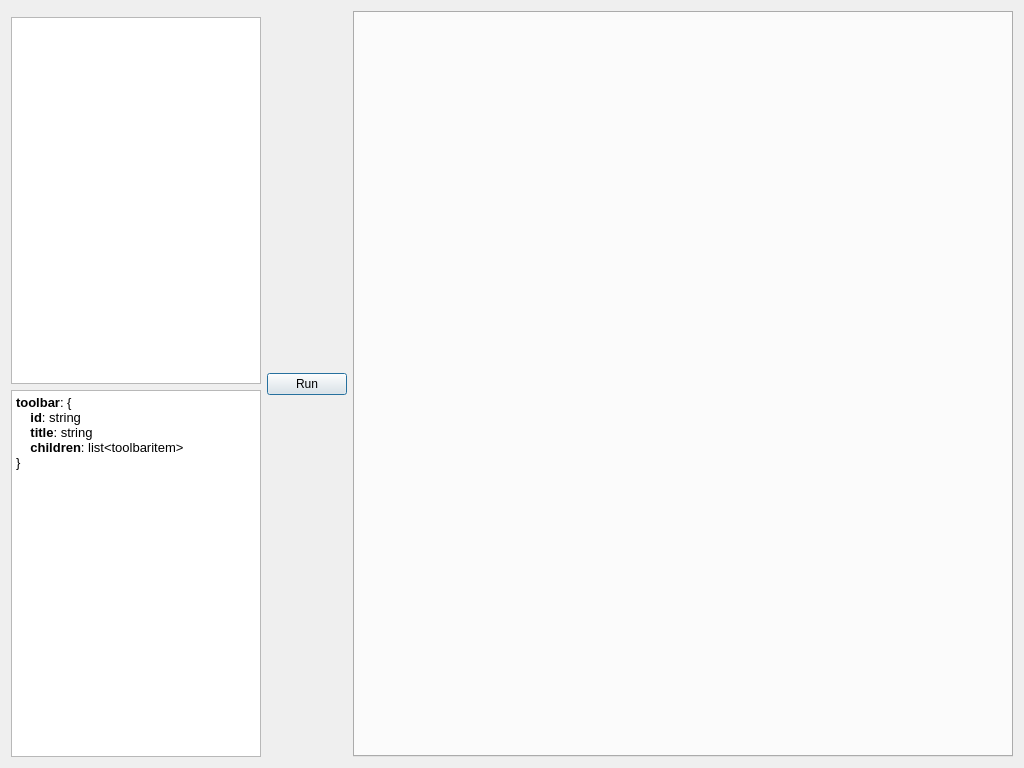
<?xml version="1.0" encoding="UTF-8"?>
<ui version="4.0">
 <class>ToolbarDialog</class>
 <widget class="QDialog" name="ToolbarDialog">
  <property name="geometry">
   <rect>
    <x>0</x>
    <y>0</y>
    <width>1024</width>
    <height>768</height>
   </rect>
  </property>
  <property name="windowTitle">
   <string>Extract Toolbars</string>
  </property>
  <layout class="QHBoxLayout" name="horizontalLayout">
   <item>
    <layout class="QVBoxLayout" name="verticalLayout">
     <item>
      <widget class="FileSelector" name="fileSelector" native="true">
       <property name="maximumSize">
        <size>
         <width>250</width>
         <height>16777215</height>
        </size>
       </property>
      </widget>
     </item>
     <item>
      <widget class="QTreeView" name="treeView">
       <property name="sizePolicy">
        <sizepolicy hsizetype="Preferred" vsizetype="Expanding">
         <horstretch>0</horstretch>
         <verstretch>0</verstretch>
        </sizepolicy>
       </property>
       <property name="maximumSize">
        <size>
         <width>250</width>
         <height>16777215</height>
        </size>
       </property>
       <property name="autoScroll">
        <bool>false</bool>
       </property>
       <attribute name="headerVisible">
        <bool>false</bool>
       </attribute>
       <attribute name="headerDefaultSectionSize">
        <number>40</number>
       </attribute>
      </widget>
     </item>
     <item>
      <widget class="QTextEdit" name="textEdit">
       <property name="sizePolicy">
        <sizepolicy hsizetype="Preferred" vsizetype="Expanding">
         <horstretch>0</horstretch>
         <verstretch>0</verstretch>
        </sizepolicy>
       </property>
       <property name="maximumSize">
        <size>
         <width>250</width>
         <height>16777215</height>
        </size>
       </property>
       <property name="readOnly">
        <bool>true</bool>
       </property>
       <property name="html">
        <string>&lt;!DOCTYPE HTML PUBLIC &quot;-//W3C//DTD HTML 4.0//EN&quot; &quot;http://www.w3.org/TR/REC-html40/strict.dtd&quot;&gt;
&lt;html&gt;&lt;head&gt;&lt;meta name=&quot;qrichtext&quot; content=&quot;1&quot; /&gt;&lt;style type=&quot;text/css&quot;&gt;
p, li { white-space: pre-wrap; }
&lt;/style&gt;&lt;/head&gt;&lt;body style=&quot; font-family:'Sans Serif'; font-size:12pt; font-weight:400; font-style:normal;&quot;&gt;
&lt;p style=&quot; margin-top:0px; margin-bottom:0px; margin-left:0px; margin-right:0px; -qt-block-indent:0; text-indent:0px;&quot;&gt;&lt;span style=&quot; font-family:'MS Shell Dlg 2'; font-size:10pt; font-weight:600;&quot;&gt;toolbar&lt;/span&gt;&lt;span style=&quot; font-family:'MS Shell Dlg 2'; font-size:10pt;&quot;&gt;: {&lt;/span&gt;&lt;/p&gt;
&lt;p style=&quot; margin-top:0px; margin-bottom:0px; margin-left:0px; margin-right:0px; -qt-block-indent:0; text-indent:0px;&quot;&gt;&lt;span style=&quot; font-family:'MS Shell Dlg 2'; font-size:10pt;&quot;&gt;    &lt;/span&gt;&lt;span style=&quot; font-family:'MS Shell Dlg 2'; font-size:10pt; font-weight:600;&quot;&gt;id&lt;/span&gt;&lt;span style=&quot; font-family:'MS Shell Dlg 2'; font-size:10pt;&quot;&gt;: string&lt;/span&gt;&lt;/p&gt;
&lt;p style=&quot; margin-top:0px; margin-bottom:0px; margin-left:0px; margin-right:0px; -qt-block-indent:0; text-indent:0px;&quot;&gt;&lt;span style=&quot; font-family:'MS Shell Dlg 2'; font-size:10pt;&quot;&gt;    &lt;/span&gt;&lt;span style=&quot; font-family:'MS Shell Dlg 2'; font-size:10pt; font-weight:600;&quot;&gt;title&lt;/span&gt;&lt;span style=&quot; font-family:'MS Shell Dlg 2'; font-size:10pt;&quot;&gt;: string&lt;/span&gt;&lt;/p&gt;
&lt;p style=&quot; margin-top:0px; margin-bottom:0px; margin-left:0px; margin-right:0px; -qt-block-indent:0; text-indent:0px;&quot;&gt;&lt;span style=&quot; font-family:'MS Shell Dlg 2'; font-size:10pt;&quot;&gt;    &lt;/span&gt;&lt;span style=&quot; font-family:'MS Shell Dlg 2'; font-size:10pt; font-weight:600;&quot;&gt;children&lt;/span&gt;&lt;span style=&quot; font-family:'MS Shell Dlg 2'; font-size:10pt;&quot;&gt;: list&amp;lt;toolbaritem&amp;gt;&lt;/span&gt;&lt;/p&gt;
&lt;p style=&quot; margin-top:0px; margin-bottom:0px; margin-left:0px; margin-right:0px; -qt-block-indent:0; text-indent:0px;&quot;&gt;&lt;span style=&quot; font-family:'MS Shell Dlg 2'; font-size:10pt;&quot;&gt;}&lt;/span&gt;&lt;/p&gt;
&lt;p style=&quot;-qt-paragraph-type:empty; margin-top:0px; margin-bottom:0px; margin-left:0px; margin-right:0px; -qt-block-indent:0; text-indent:0px; font-family:'MS Shell Dlg 2'; font-size:8.25pt;&quot;&gt;&lt;br /&gt;&lt;/p&gt;&lt;/body&gt;&lt;/html&gt;</string>
       </property>
      </widget>
     </item>
    </layout>
   </item>
   <item>
    <widget class="QPushButton" name="runButton">
     <property name="text">
      <string>Run</string>
     </property>
    </widget>
   </item>
   <item>
    <widget class="ResultWidget" name="resultWidget"/>
   </item>
  </layout>
 </widget>
 <customwidgets>
  <customwidget>
   <class>FileSelector</class>
   <extends>QWidget</extends>
   <header>fileselector.h</header>
   <container>1</container>
  </customwidget>
  <customwidget>
   <class>ResultWidget</class>
   <extends>QTabWidget</extends>
   <header>resultwidget.h</header>
   <container>1</container>
  </customwidget>
 </customwidgets>
 <resources/>
 <connections/>
</ui>
